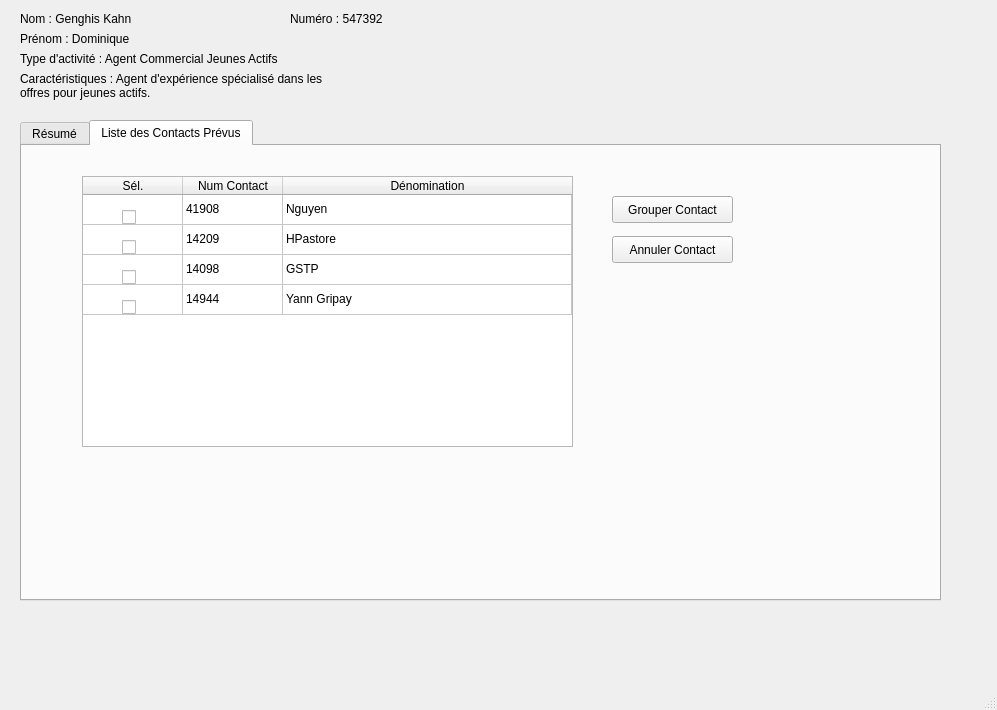
<?xml version="1.0" encoding="UTF-8"?>
<ui version="4.0">
 <class>MainWindow</class>
 <widget class="QMainWindow" name="MainWindow">
  <property name="geometry">
   <rect>
    <x>0</x>
    <y>0</y>
    <width>997</width>
    <height>710</height>
   </rect>
  </property>
  <property name="windowTitle">
   <string>Dominique Genghis Kahn</string>
  </property>
  <widget class="QWidget" name="centralwidget">
   <widget class="QLabel" name="label_2">
    <property name="geometry">
     <rect>
      <x>20</x>
      <y>10</y>
      <width>151</width>
      <height>17</height>
     </rect>
    </property>
    <property name="text">
     <string>Nom : Genghis Kahn</string>
    </property>
   </widget>
   <widget class="QLabel" name="label_3">
    <property name="geometry">
     <rect>
      <x>20</x>
      <y>30</y>
      <width>141</width>
      <height>17</height>
     </rect>
    </property>
    <property name="text">
     <string>Prénom : Dominique</string>
    </property>
   </widget>
   <widget class="QLabel" name="label_4">
    <property name="geometry">
     <rect>
      <x>20</x>
      <y>50</y>
      <width>331</width>
      <height>17</height>
     </rect>
    </property>
    <property name="text">
     <string>Type d'activité : Agent Commercial Jeunes Actifs</string>
    </property>
   </widget>
   <widget class="QLabel" name="label_5">
    <property name="geometry">
     <rect>
      <x>290</x>
      <y>10</y>
      <width>121</width>
      <height>17</height>
     </rect>
    </property>
    <property name="text">
     <string>Numéro : 547392</string>
    </property>
   </widget>
   <widget class="QLabel" name="label_6">
    <property name="geometry">
     <rect>
      <x>20</x>
      <y>70</y>
      <width>431</width>
      <height>31</height>
     </rect>
    </property>
    <property name="text">
     <string>Caractéristiques : Agent d'expérience spécialisé dans les 
offres pour jeunes actifs.</string>
    </property>
   </widget>
   <widget class="QTabWidget" name="tabWidget">
    <property name="geometry">
     <rect>
      <x>20</x>
      <y>120</y>
      <width>921</width>
      <height>481</height>
     </rect>
    </property>
    <property name="currentIndex">
     <number>1</number>
    </property>
    <widget class="QWidget" name="tab">
     <attribute name="title">
      <string>Résumé</string>
     </attribute>
     <widget class="QLabel" name="label_8">
      <property name="geometry">
       <rect>
        <x>20</x>
        <y>50</y>
        <width>131</width>
        <height>17</height>
       </rect>
      </property>
      <property name="text">
       <string>Portefeuille</string>
      </property>
     </widget>
     <widget class="QLabel" name="label_9">
      <property name="geometry">
       <rect>
        <x>30</x>
        <y>290</y>
        <width>351</width>
        <height>17</height>
       </rect>
      </property>
      <property name="text">
       <string>&lt;!DOCTYPE HTML PUBLIC &quot;-//W3C//DTD HTML 4.0//EN&quot; &quot;http://www.w3.org/TR/REC-html40/strict.dtd&quot;&gt;
&lt;html&gt;&lt;head&gt;&lt;meta name=&quot;qrichtext&quot; content=&quot;1&quot; /&gt;&lt;style type=&quot;text/css&quot;&gt;
p, li { white-space: pre-wrap; }
&lt;/style&gt;&lt;/head&gt;&lt;body style=&quot; font-family:'Sans'; font-size:10pt; font-weight:400; font-style:normal;&quot;&gt;
&lt;p style=&quot; margin-top:0px; margin-bottom:0px; margin-left:0px; margin-right:0px; -qt-block-indent:0; text-indent:0px;&quot;&gt;&lt;span style=&quot; font-style:italic;&quot;&gt;Double-cliquez sur un client pour consulter son profil.&lt;/span&gt;&lt;/p&gt;&lt;/body&gt;&lt;/html&gt;</string>
      </property>
     </widget>
     <widget class="QPushButton" name="pushButton_2">
      <property name="geometry">
       <rect>
        <x>330</x>
        <y>230</y>
        <width>93</width>
        <height>27</height>
       </rect>
      </property>
      <property name="text">
       <string>-&gt; Agenda</string>
      </property>
     </widget>
     <widget class="QTableWidget" name="tableWidget_2">
      <property name="geometry">
       <rect>
        <x>20</x>
        <y>80</y>
        <width>271</width>
        <height>192</height>
       </rect>
      </property>
      <row>
       <property name="text">
        <string>1284384</string>
       </property>
      </row>
      <row>
       <property name="text">
        <string>3842909</string>
       </property>
      </row>
      <row>
       <property name="text">
        <string>3948584</string>
       </property>
      </row>
      <row>
       <property name="text">
        <string>0292842</string>
       </property>
      </row>
      <column>
       <property name="text">
        <string>Dénomination</string>
       </property>
      </column>
      <column>
       <property name="text">
        <string>Type</string>
       </property>
      </column>
      <item row="0" column="0">
       <property name="text">
        <string>Arsène Lupin</string>
       </property>
      </item>
      <item row="0" column="1">
       <property name="text">
        <string>Particulier</string>
       </property>
      </item>
      <item row="1" column="0">
       <property name="text">
        <string>Jouet Club</string>
       </property>
      </item>
      <item row="1" column="1">
       <property name="text">
        <string>Entreprise</string>
       </property>
      </item>
      <item row="2" column="0">
       <property name="text">
        <string>Ragix O'Bree</string>
       </property>
      </item>
      <item row="2" column="1">
       <property name="text">
        <string>Particulier</string>
       </property>
      </item>
      <item row="3" column="0">
       <property name="text">
        <string>Salam Alikoum</string>
       </property>
      </item>
      <item row="3" column="1">
       <property name="text">
        <string>Entreprise</string>
       </property>
      </item>
     </widget>
    </widget>
    <widget class="QWidget" name="tab_2">
     <attribute name="title">
      <string>Liste des Contacts Prévus</string>
     </attribute>
     <widget class="QTableWidget" name="tableWidget">
      <property name="geometry">
       <rect>
        <x>60</x>
        <y>30</y>
        <width>491</width>
        <height>271</height>
       </rect>
      </property>
      <attribute name="horizontalHeaderStretchLastSection">
       <bool>true</bool>
      </attribute>
      <attribute name="verticalHeaderVisible">
       <bool>false</bool>
      </attribute>
      <row>
       <property name="text">
        <string>Nouvelle ligne</string>
       </property>
      </row>
      <row>
       <property name="text">
        <string>Nouvelle ligne</string>
       </property>
      </row>
      <row>
       <property name="text">
        <string>Nouvelle ligne</string>
       </property>
      </row>
      <row>
       <property name="text">
        <string>Nouvelle ligne</string>
       </property>
      </row>
      <column>
       <property name="text">
        <string>Sél.</string>
       </property>
      </column>
      <column>
       <property name="text">
        <string>Num Contact</string>
       </property>
      </column>
      <column>
       <property name="text">
        <string>Dénomination</string>
       </property>
      </column>
      <item row="0" column="1">
       <property name="text">
        <string>41908</string>
       </property>
      </item>
      <item row="0" column="2">
       <property name="text">
        <string>Nguyen</string>
       </property>
      </item>
      <item row="1" column="1">
       <property name="text">
        <string>14209</string>
       </property>
      </item>
      <item row="1" column="2">
       <property name="text">
        <string>HPastore</string>
       </property>
      </item>
      <item row="2" column="1">
       <property name="text">
        <string>14098</string>
       </property>
      </item>
      <item row="2" column="2">
       <property name="text">
        <string>GSTP</string>
       </property>
      </item>
      <item row="3" column="1">
       <property name="text">
        <string>14944</string>
       </property>
      </item>
      <item row="3" column="2">
       <property name="text">
        <string>Yann Gripay</string>
       </property>
      </item>
     </widget>
     <widget class="QCheckBox" name="checkBox">
      <property name="geometry">
       <rect>
        <x>100</x>
        <y>60</y>
        <width>21</width>
        <height>22</height>
       </rect>
      </property>
      <property name="text">
       <string/>
      </property>
     </widget>
     <widget class="QCheckBox" name="checkBox_2">
      <property name="geometry">
       <rect>
        <x>100</x>
        <y>90</y>
        <width>21</width>
        <height>22</height>
       </rect>
      </property>
      <property name="text">
       <string/>
      </property>
     </widget>
     <widget class="QCheckBox" name="checkBox_3">
      <property name="geometry">
       <rect>
        <x>100</x>
        <y>120</y>
        <width>21</width>
        <height>22</height>
       </rect>
      </property>
      <property name="text">
       <string/>
      </property>
     </widget>
     <widget class="QCheckBox" name="checkBox_4">
      <property name="geometry">
       <rect>
        <x>100</x>
        <y>150</y>
        <width>21</width>
        <height>22</height>
       </rect>
      </property>
      <property name="text">
       <string/>
      </property>
     </widget>
     <widget class="QPushButton" name="pushButton">
      <property name="geometry">
       <rect>
        <x>590</x>
        <y>50</y>
        <width>121</width>
        <height>27</height>
       </rect>
      </property>
      <property name="text">
       <string>Grouper Contact</string>
      </property>
     </widget>
     <widget class="QPushButton" name="pushButton_3">
      <property name="geometry">
       <rect>
        <x>590</x>
        <y>90</y>
        <width>121</width>
        <height>27</height>
       </rect>
      </property>
      <property name="text">
       <string>Annuler Contact</string>
      </property>
     </widget>
    </widget>
   </widget>
  </widget>
  <widget class="QMenuBar" name="menubar">
   <property name="geometry">
    <rect>
     <x>0</x>
     <y>0</y>
     <width>997</width>
     <height>25</height>
    </rect>
   </property>
  </widget>
  <widget class="QStatusBar" name="statusbar"/>
 </widget>
 <resources/>
 <connections/>
</ui>
